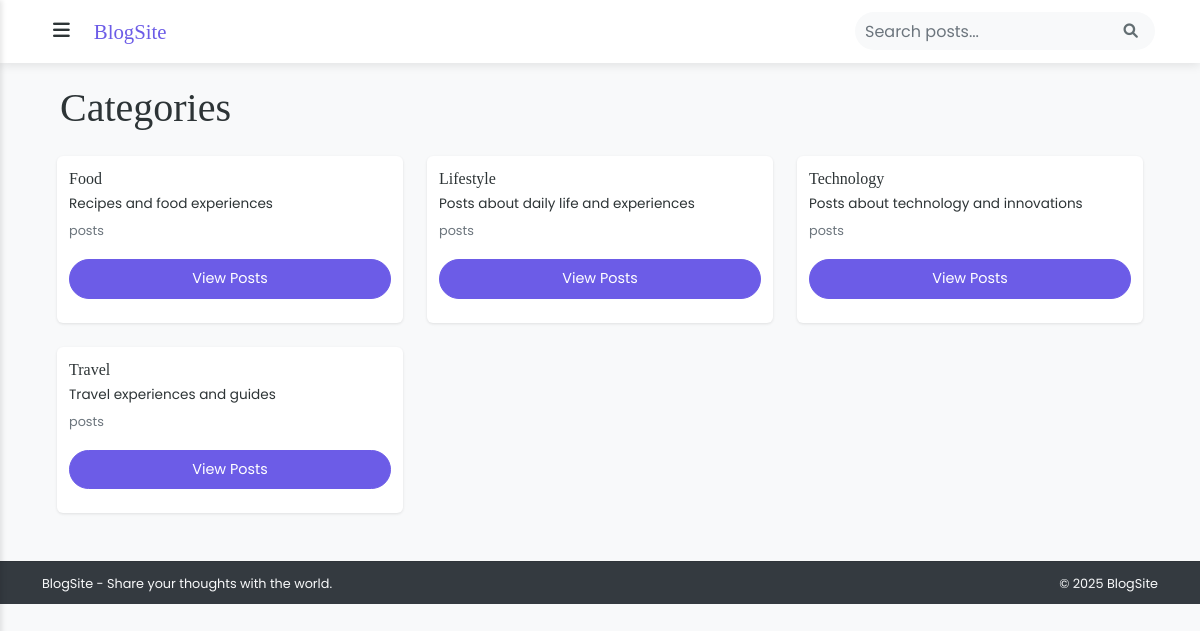
The page /categories/ (signed in) on the database its author committed.
### Home/models.py (models this page shows, shortened)
class Category(models.Model):
    name = models.CharField(max_length=100, unique=True)
    slug = models.SlugField(unique=True)
    description = models.TextField(blank=True)
    created_at = models.DateTimeField(auto_now_add=True)
    class Meta:
        verbose_name_plural = 'Categories'
        ordering = ['name']

### Home/views.py (the view)
# urls.py: path('categories/', views.category_list, name='category_list'),
def category_list(request):
    categories = Category.objects.all()
    return render(request, 'home/category_list.html', {'categories': categories})

### Home/templates/home/category_list.html (shortened to what this page needs)
{% extends 'home/base.html' %}
{% block content %}
<div class="container">
    <h1 class="mb-4">Categories</h1>
    <div class="row">
        {% for category in categories %}
        <div class="col-md-4 mb-4">
            <div class="card h-100">
                <div class="card-body">
                    <h5 class="card-title">{{ category.name }}</h5>
                    {% if category.description %}
                    <p class="card-text">{{ category.description }}</p>
                    {% endif %}
                    <p class="text-muted">
                        <small>{{ category.post_set.count }} posts</small>
                    </p>
                    <a href="{% url 'category_posts' category.slug %}" class="btn btn-primary">
                        View Posts
                    </a>
                </div>
            </div>
        </div>
        {% empty %}
        <div class="col">
            <p class="text-muted">No categories available.</p>
        </div>
        {% endfor %}
    </div>
</div>
{% endblock %}

### static/css/style.css (style rules this page uses)
:root { --primary: #6c5ce7; --secondary: #a8a8a8; --accent: #00b894; --background: #f8f9fa; --surface: #ffffff; --text: #2d3436; --text-light: #636e72; --shadow: rgba(0, 0, 0, 0.1); }
body { font-family: 'Poppins', sans-serif; background-color: var(--background); color: var(--text); line-height: 1.6; min-height: 100vh; display: flex; flex-direction: column; margin-top: 60px; }
h1, h2, h3, h4, h5, h6 { font-family: 'Playfair Display', serif; color: var(--text); }
.card { border: none; border-radius: 6px; box-shadow: 0 1px 3px var(--shadow); transition: box-shadow 0.3s ease; height: auto; margin-bottom: 0.75rem; }
.card-body { padding: 0.75rem; display: flex; flex-direction: column; }
.card-title { font-size: 1rem; margin-bottom: 0.25rem; line-height: 1.4; }
.card-text { font-size: 0.85rem; margin-bottom: 0.25rem; line-height: 1.4; overflow: hidden; display: -webkit-box; -webkit-box-orient: vertical; }
.btn { border-radius: 6px; padding: 0.35rem 1rem; transition: all 0.3s ease; font-size: 0.9rem; }
.btn-primary { background-color: var(--primary); border-color: var(--primary); }
.row > [class*='col-'] { padding-right: 0.75rem; padding-left: 0.75rem; }
.btn-primary { padding: 0.5rem 2rem; border-radius: 25px; }

### rows shown on the page
Category: name "Food", description "Recipes and food experiences"
Category: name "Lifestyle", description "Posts about daily life and experiences"
Category: name "Technology", description "Posts about technology and innovations"
Category: name "Travel", description "Travel experiences and guides"
